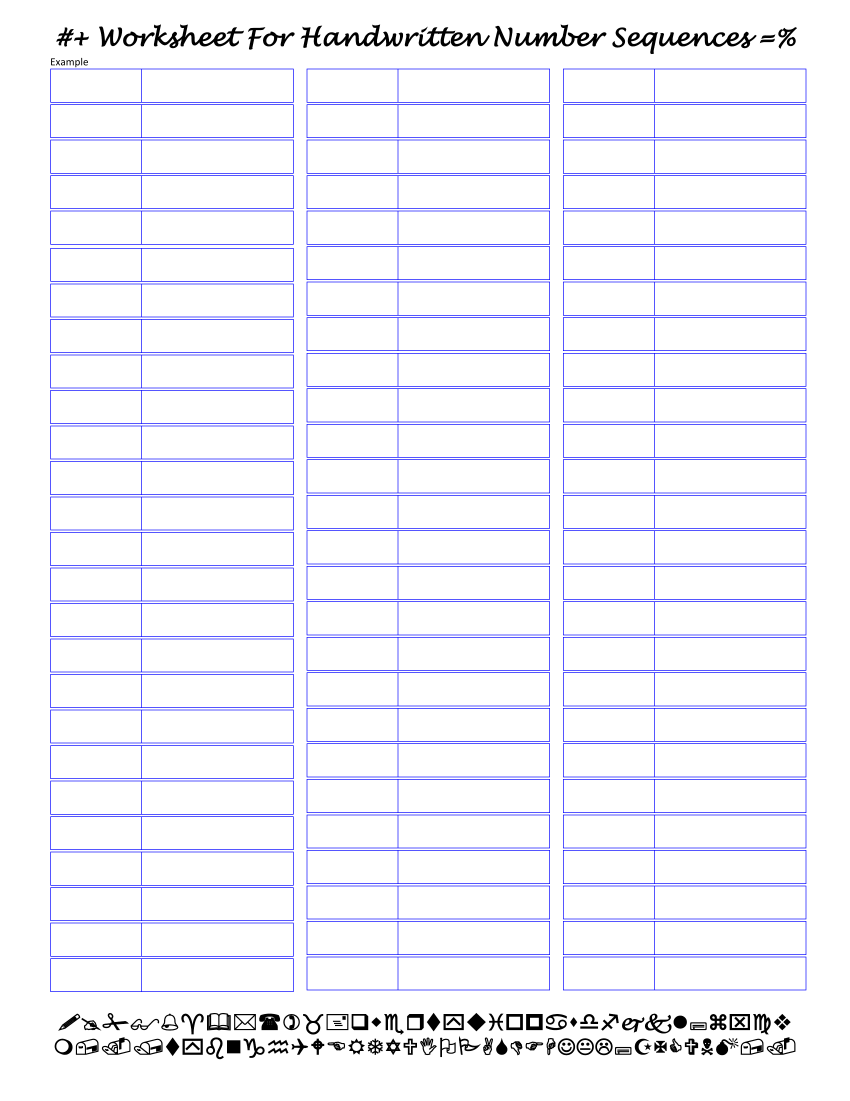
#> input picture worksheets/worksheet.png, 2550 x 3301 px (shown at 1/3 size); its folder holds only this picture in this run
$ python -i augment_playground.py   (imports and definitions only)
#> lines starting #> are read from the running program, lines starting #| are printed output that depends on the picture; after the words box and inside, x2 and y2 are one past the last pixel; in counts of white or black regions, pixels touching at a corner belong together
#> further down, picture is the input picture: shape (3301, 2550, 3); mean B, G, R 251.3, 243, 243
import numpy as np
import cv2
from matplotlib.pyplot import plot, imshow, colorbar, show, axis, hist
from PIL import Image
import os
from glob import glob


def clean_lines(img, threshold=.23):
#> called with threshold = 0.23
  img_copy = img.copy()
  if len(img.shape)>2: gray = cv2.cvtColor(img_copy, cv2.COLOR_BGR2GRAY)
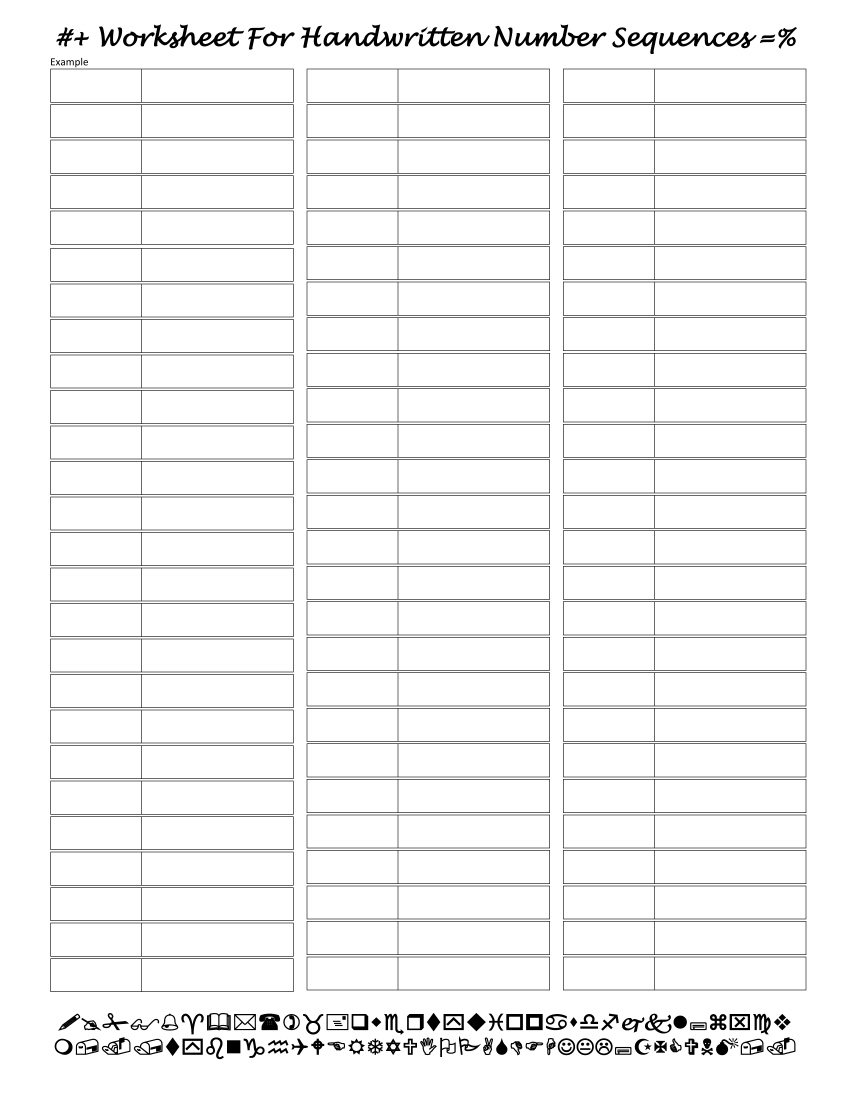
#> gray: shape (3301, 2550) (shown at 1/3 size); min 0, max 255, mean 243.9
  else: gray = img_copy.copy()

  largerDim = np.max(gray.shape)
#> largerDim = 3301
  origShape = gray.shape
#> origShape = (3301, 2550)
  sqrShape = [largerDim, largerDim]
#> sqrShape = [3301, 3301]

  gray = cv2.resize(gray, (largerDim, largerDim))
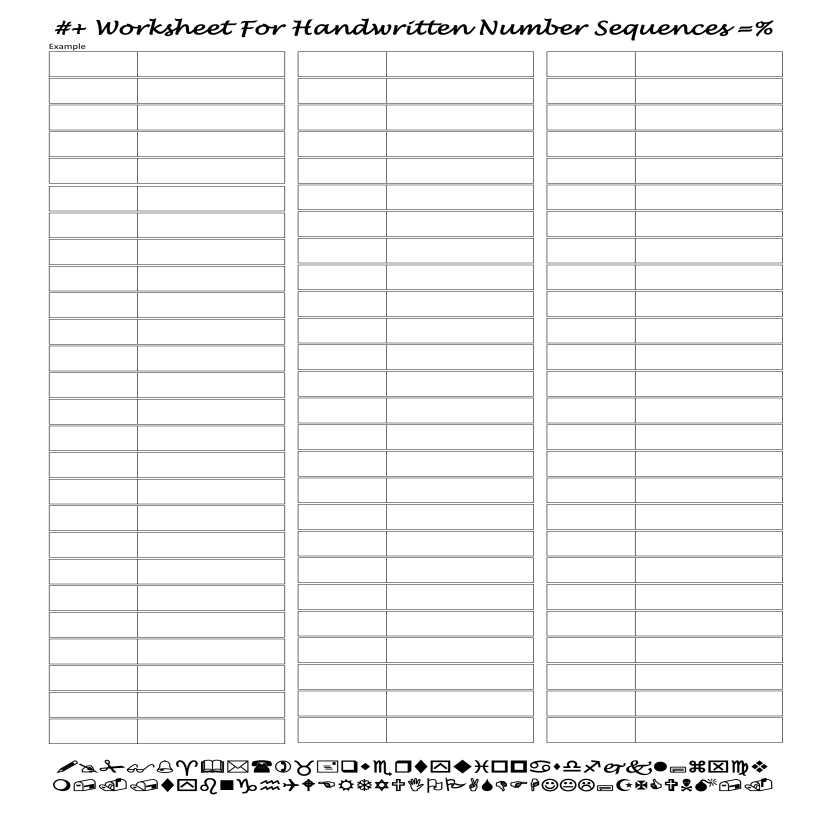
#> gray: shape (3301, 3301) (shown at 1/4 size); min 0, max 255, mean 243.9
  gray = cv2.GaussianBlur(gray,(5,5),0)
  edges = cv2.Canny(gray, 50, 150, apertureSize=3)
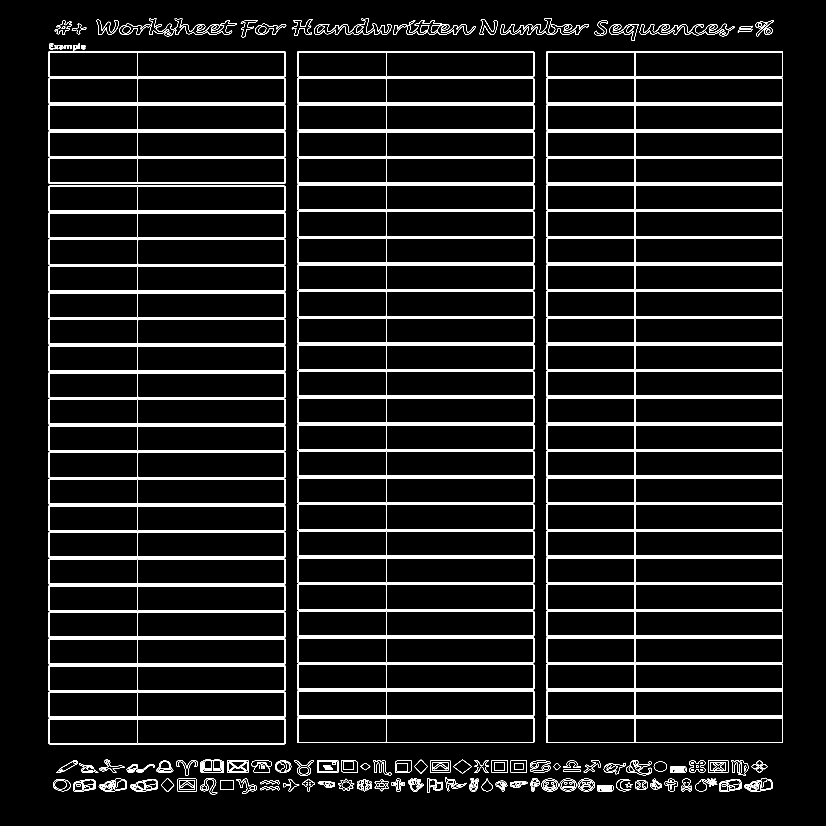
#> edges: shape (3301, 3301) (shown at 1/4 size); 3.5% white in thin lines or dots, all inside (x1, y1, x2, y2) = (195, 73, 3132, 3178)
  # Image.fromarray(edges).show() # debug

  width = edges.shape[0]
#> width = 3301
  thresholdPix = int( threshold * width )
#> thresholdPix = 759
  lines = cv2.HoughLines(edges, 1, 1 * np.pi / 180, threshold=thresholdPix)
#> lines = 187 rows, first 8: [205, 1.57], [308, 1.57], [312, 1.57], [414, 1.57], [418, 1.57], [521, 1.57], [525, 1.57], [627, 1.57]

  for rho, theta in np.squeeze(lines):

    conditionTheta = (abs(180/np.pi * theta - 0  ) < 3) | \
                     (abs(180/np.pi * theta - 90 ) < 3) | \
                     (abs(180/np.pi * theta - 180) < 3) | \
                     (abs(180/np.pi * theta - 270) < 3) | \
                     (abs(180/np.pi * theta - 360) < 3)
    conditionRho = (abs(180/np.pi * theta - 0  ) < 3) & (abs(rho - 0    ) < .07*width) | \
                   (abs(180/np.pi * theta - 0  ) < 3) & (abs(rho - width) < .07*width) | \
                   (abs(180/np.pi * theta - 0  ) < 3) & (abs(rho + width) < .07*width) | \
                   (abs(180/np.pi * theta - 180) < 3) & (abs(rho - 0    ) < .07*width) | \
                   (abs(180/np.pi * theta - 180) < 3) & (abs(rho - width) < .07*width) | \
                   (abs(180/np.pi * theta - 180) < 3) & (abs(rho + width) < .07*width) | \
                   (abs(180/np.pi * theta - 90) < 3) & (abs(rho - 0    ) < .2*width) | \
                   (abs(180/np.pi * theta - 90) < 3) & (abs(rho - width) < .2*width) | \
                   (abs(180/np.pi * theta - 90) < 3) & (abs(rho + width) < .2*width)

    if conditionTheta & conditionRho:
      # plot( rho, theta, 'or' , markersize=4) # debug

      a = np.cos(theta)
      b = np.sin(theta)
      x0 = a * rho
      y0 = b * rho
      x1 = int(x0 + 1000 * (-b))
      y1 = int(y0 + 1000 * (a))
      x2 = int(x0 - 1000 * (-b))
      y2 = int(y0 - 1000 * (a))

      x1 = int( x1 * origShape[1]/sqrShape[1] )
      x2 = int( x2 * origShape[1]/sqrShape[1] )
      y1 = int( y1 * origShape[0]/sqrShape[0] )
      y2 = int( y2 * origShape[0]/sqrShape[0] )
      cv2.line(img_copy, (x1, y1), (x2, y2), (255, 255, 255), thickness=14)

    else:
      # plot( rho, theta, '.b' , markersize=4) # debug
      pass
#> this loop made 187 passes
#> (rho, theta, conditionRho, a, b, x0, y0, x1) on passes 1, 2, 3, 4, 5, 6, 7, 8, 9, 11, 12, 13: (205, 1.57, True, -4.37e-08, 1, -8.96e-06, 205, -772), (308, 1.57, True, -4.37e-08, 1, -1.35e-05, 308, -772), (312, 1.57, True, -4.37e-08, 1, -1.36e-05, 312, -772), (414, 1.57, True, -4.37e-08, 1, -1.81e-05, 414, -772), (418, 1.57, True, -4.37e-08, 1, -1.83e-05, 418, -772), (521, 1.57, True, -4.37e-08, 1, -2.28e-05, 521, -772), (525, 1.57, True, -4.37e-08, 1, -2.29e-05, 525, -772), (627, 1.57, True, -4.37e-08, 1, -2.74e-05, 627, -772), (631, 1.57, True, -4.37e-08, 1, -2.76e-05, 631, -772), (208, 1.57, True, -4.37e-08, 1, -9.09e-06, 208, -772), (305, 1.57, True, -4.37e-08, 1, -1.33e-05, 305, -772), (315, 1.57, True, -4.37e-08, 1, -1.38e-05, 315, -772)
#> (conditionRho, a, b, x0, y0, x1, y1, x2) on passes 77, 78, 79, 97, 98, 99: (True, -4.37e-08, 1, -0.000116, 2656, -772, 2655, 771), (True, -4.37e-08, 1, -0.000121, 2762, -772, 2761, 771), (True, -4.37e-08, 1, -0.000125, 2869, -772, 2868, 771), (True, -4.37e-08, 1, -0.000116, 2649, -772, 2648, 771), (True, -4.37e-08, 1, -0.00012, 2755, -772, 2754, 771), (True, -4.37e-08, 1, -0.000125, 2862, -772, 2861, 771)

  show()

  return img_copy

# [44 lines left out: function tight_crop, not called in this run]

def center_pad(img, pad):
  '''center crop the image by defining the amoiunt of negative padding to shrink'''
  return img[pad:-pad, pad:-pad]


files = glob('/Users/dl367ny/datasets/htr_assets/crowdsource/extracted/*/*.jpg')
# [4 lines of commented-out code are left out]
# [11 lines not run here, left out]

>>> import cv2
>>> picture = cv2.imread('../worksheets/worksheet.png')
>>> result = clean_lines(picture)
